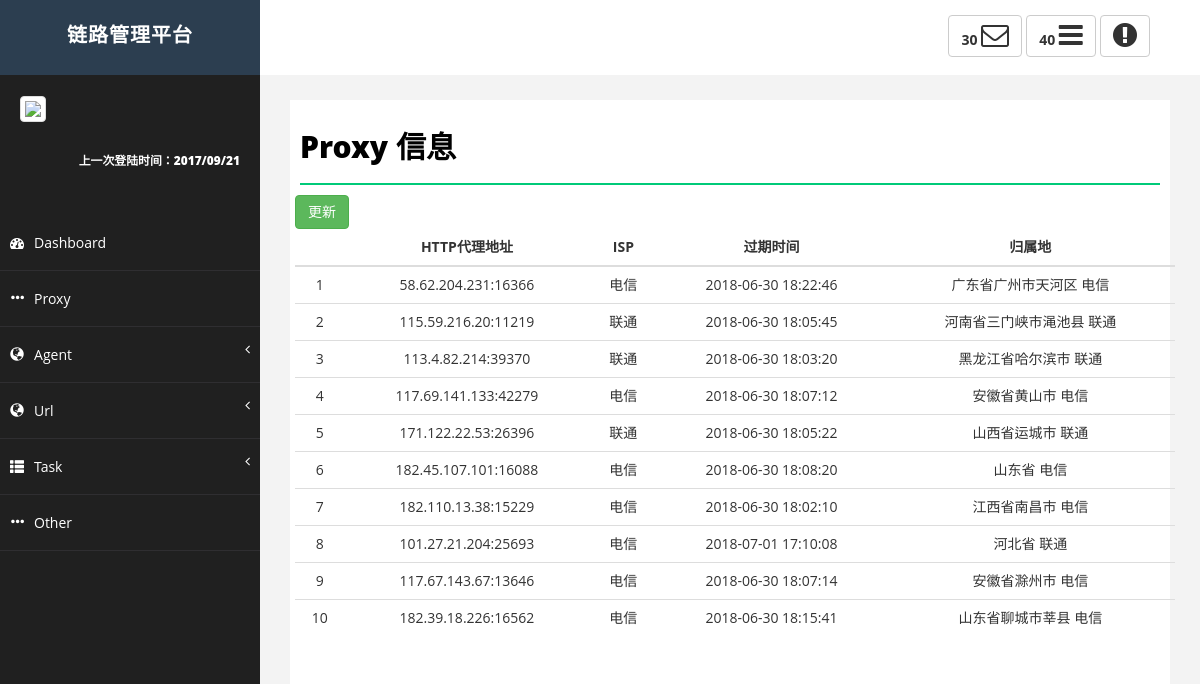
/proxy_info.html, run on the app's committed database.
### GetIpAddress/models.py (models this page shows)
class HttpProxyInfo(models.Model):
    IP = models.GenericIPAddressField(verbose_name='HTTP代理地址')
    ISP = models.CharField(max_length=32, verbose_name='ISP')
    ExpireTime = models.CharField(max_length=32, verbose_name='过期时间')
    IpAddress = models.CharField(max_length=32, verbose_name='归属地')
    Used = models.IntegerField(default=0)

### GetIpAddress/views.py (the view)
# urls.py: url(r'proxy_info.html', GetIpAddress.views.proxy_index),
def proxy_index(request):
    if request.method == 'GET':
        available_proxy = models.HttpProxyInfo.objects.filter(Used=0)
        return render(request, 'proxy_info.html', {'available_proxy': available_proxy})

### templates/proxy_info.html (shortened to what this page needs)
{% extends 'index.html' %}
{% block content_title %}
    <h1 class="page-head-line">Proxy 信息</h1>
{% endblock %}
{% block content_main %}
    <div class="table-responsive">
        <button type="button" class="btn btn-success" name="update">
            更新
        </button>
    </div>
    {% if available_proxy %}
        <div class="table-responsive">
            <table class="table table-hover">
                <thead>
                <tr>
                    <th></th>
                    <th style="text-align: center">HTTP代理地址</th>
                    <th style="text-align: center">ISP</th>
                    <th style="text-align: center">过期时间</th>
                    <th style="text-align: center">归属地</th>
                </tr>
                </thead>
                <tbody>
                {% for proxy in available_proxy %}
                    <tr style="text-align: center" hid="{{ proxy.id }}">
                        <td>{{ forloop.counter }}</td>
                        <td>{{ proxy.IP }}</td>
                        <td>{{ proxy.ISP }}</td>
                        <td>{{ proxy.ExpireTime }}</td>
                        <td>{{ proxy.IpAddress }}</td>
                    </tr>
                {% endfor %}
                </tbody>
            </table>
        </div>
    {% else %}
        <h2 style="text-align: center">没有可用的proxy代理地址</h2>
    {% endif %}
{% endblock %}

### static/css/basic.css (style rules this page uses)
body { font-family: 'Open Sans', sans-serif; line-height:25px; }
.page-head-line { font-size: 30px; text-transform: capitalize; color: #000; font-weight: 800; padding-bottom: 20px; border-bottom: 2px solid #00CA79; margin-bottom: 10px; }

### templates/proxy_info.html (style rules this page uses)
.table-responsive { margin-left: 10px }

### data on the page
HttpProxyInfo: IP "58.62.204.231:16366", ISP "电信", ExpireTime "2018-06-30 18:22:46", IpAddress "广东省广州市天河区 电信"
HttpProxyInfo: IP "115.59.216.20:11219", ISP "联通", ExpireTime "2018-06-30 18:05:45", IpAddress "河南省三门峡市渑池县 联通"
HttpProxyInfo: IP "113.4.82.214:39370", ISP "联通", ExpireTime "2018-06-30 18:03:20", IpAddress "黑龙江省哈尔滨市 联通"
HttpProxyInfo: IP "117.69.141.133:42279", ISP "电信", ExpireTime "2018-06-30 18:07:12", IpAddress "安徽省黄山市 电信"
HttpProxyInfo: IP "171.122.22.53:26396", ISP "联通", ExpireTime "2018-06-30 18:05:22", IpAddress "山西省运城市 联通"
HttpProxyInfo: IP "182.45.107.101:16088", ISP "电信", ExpireTime "2018-06-30 18:08:20", IpAddress "山东省 电信"
HttpProxyInfo: IP "182.110.13.38:15229", ISP "电信", ExpireTime "2018-06-30 18:02:10", IpAddress "江西省南昌市 电信"
HttpProxyInfo: IP "101.27.21.204:25693", ISP "电信", ExpireTime "2018-07-01 17:10:08", IpAddress "河北省 联通"
HttpProxyInfo: IP "117.67.143.67:13646", ISP "电信", ExpireTime "2018-06-30 18:07:14", IpAddress "安徽省滁州市 电信"
HttpProxyInfo: IP "182.39.18.226:16562", ISP "电信", ExpireTime "2018-06-30 18:15:41", IpAddress "山东省聊城市莘县 电信"
